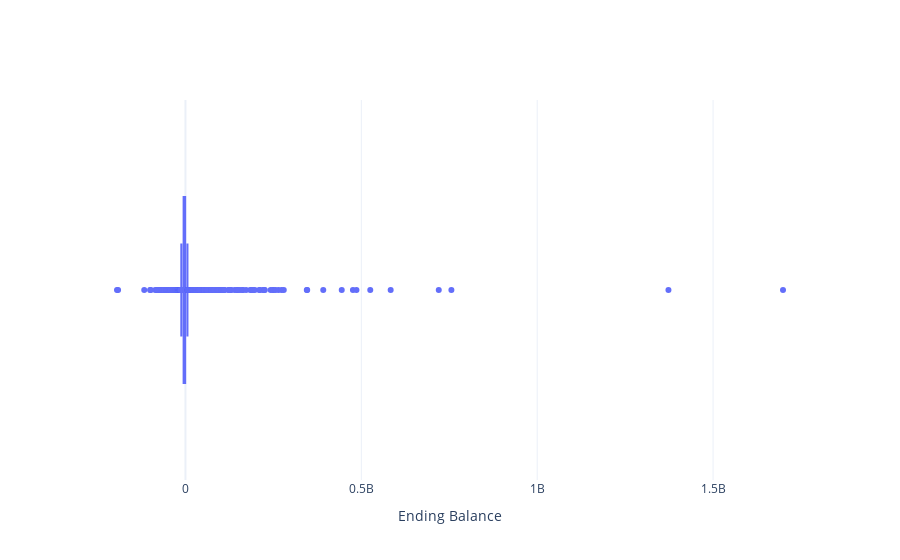

Notebook code cell kept with this figure:
### Markdown cell above
# FIGURE 1

### Code cell
import plotly.graph_objects as go

trace = go.Box(x=BT, hovertemplate="%{x}", name="")
fig = go.Figure(trace)
fig.update_layout(
    yaxis_title="",
    xaxis_title="Ending Balance",
    template="plotly_white",
)
fig.show()

### Figure 1 — Plotly figure (JSON) as saved in the notebook; plotly's stock layout.template omitted (floating-point values rounded to 4 significant figures; data arrays with more than 128 entries replaced by an {"elided": "..."} marker saying what was removed)
{"data": [{"hovertemplate": "%{x}", "name": "", "type": "box", "x": {"elided": "5000 float values"}}], "layout": {"xaxis": {"title": {"text": "Ending Balance"}}, "yaxis": {"title": {"text": ""}}}}
